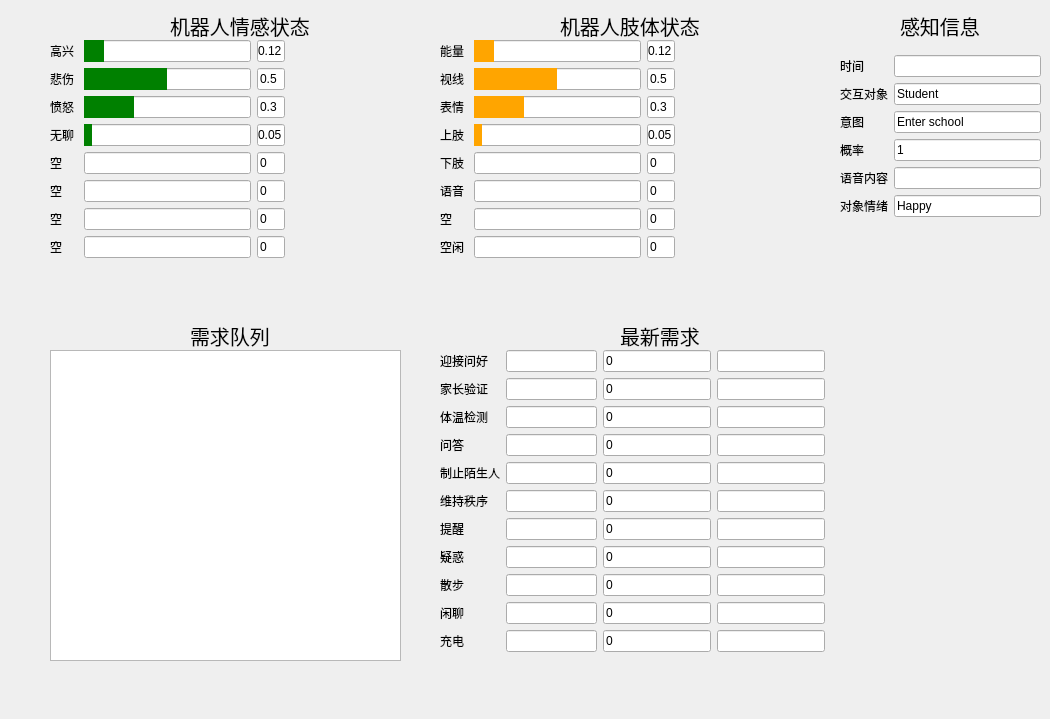
  <widget class="QWidget" name="centralwidget">
   <widget class="QLabel" name="label_17">
    <property name="geometry">
     <rect>
      <x>170</x>
      <y>10</y>
      <width>141</width>
      <height>31</height>
     </rect>
    </property>
    <property name="font">
     <font>
      <pointsize>15</pointsize>
     </font>
    </property>
    <property name="text">
     <string>机器人情感状态</string>
    </property>
   </widget>
   <widget class="QWidget" name="gridLayoutWidget">
    <property name="geometry">
     <rect>
      <x>50</x>
      <y>40</y>
      <width>381</width>
      <height>269</height>
     </rect>
    </property>
    <layout class="QGridLayout" name="gridLayout_2" columnstretch="1,6,1">
     <property name="sizeConstraint">
      <enum>QLayout::SetFixedSize</enum>
     </property>
     <item row="0" column="1">
      <widget class="QProgressBar" name="progressBar_emotion1">
       <property name="styleSheet">
        <string notr="true">QProgressBar::chunk{background:green}</string>
       </property>
       <property name="value">
        <number>12</number>
       </property>
       <property name="textVisible">
        <bool>false</bool>
       </property>
      </widget>
     </item>
     <item row="4" column="0">
      <widget class="QLabel" name="label_9">
       <property name="contextMenuPolicy">
        <enum>Qt::ActionsContextMenu</enum>
       </property>
       <property name="text">
        <string>空</string>
       </property>
      </widget>
     </item>
     <item row="2" column="1">
      <widget class="QProgressBar" name="progressBar_emotion3">
       <property name="styleSheet">
        <string notr="true">QProgressBar::chunk{background:green}</string>
       </property>
       <property name="value">
        <number>30</number>
       </property>
       <property name="textVisible">
        <bool>false</bool>
       </property>
      </widget>
     </item>
     <item row="0" column="2">
      <widget class="QLineEdit" name="lineEdit_emotion1">
       <property name="text">
        <string>0.12</string>
       </property>
      </widget>
     </item>
     <item row="3" column="2">
      <widget class="QLineEdit" name="lineEdit_emotion4">
       <property name="text">
        <string>0.05</string>
       </property>
      </widget>
     </item>
     <item row="0" column="0">
      <widget class="QLabel" name="label_5">
       <property name="text">
        <string>高兴</string>
       </property>
      </widget>
     </item>
     <item row="2" column="0">
      <widget class="QLabel" name="label_7">
       <property name="text">
        <string>愤怒</string>
       </property>
      </widget>
     </item>
     <item row="3" column="0">
      <widget class="QLabel" name="label_8">
       <property name="text">
        <string>无聊</string>
       </property>
      </widget>
     </item>
     <item row="2" column="2">
      <widget class="QLineEdit" name="lineEdit_emotion3">
       <property name="text">
        <string>0.3</string>
       </property>
      </widget>
     </item>
     <item row="5" column="0">
      <widget class="QLabel" name="label_10">
       <property name="contextMenuPolicy">
        <enum>Qt::ActionsContextMenu</enum>
       </property>
       <property name="text">
        <string>空</string>
       </property>
      </widget>
     </item>
     <item row="7" column="0">
      <widget class="QLabel" name="label_12">
       <property name="contextMenuPolicy">
        <enum>Qt::ActionsContextMenu</enum>
       </property>
       <property name="text">
        <string>空</string>
       </property>
      </widget>
     </item>
     <item row="1" column="1">
      <widget class="QProgressBar" name="progressBar_emotion2">
       <property name="styleSheet">
        <string notr="true">QProgressBar::chunk{background:green}</string>
       </property>
       <property name="value">
        <number>50</number>
       </property>
       <property name="textVisible">
        <bool>false</bool>
       </property>
      </widget>
     </item>
     <item row="1" column="2">
      <widget class="QLineEdit" name="lineEdit_emotion2">
       <property name="text">
        <string>0.5</string>
       </property>
      </widget>
     </item>
     <item row="1" column="0">
      <widget class="QLabel" name="label_6">
       <property name="text">
        <string>悲伤</string>
       </property>
      </widget>
     </item>
     <item row="6" column="0">
      <widget class="QLabel" name="label_11">
       <property name="contextMenuPolicy">
        <enum>Qt::ActionsContextMenu</enum>
       </property>
       <property name="text">
        <string>空</string>
       </property>
      </widget>
     </item>
     <item row="3" column="1">
      <widget class="QProgressBar" name="progressBar_emotion4">
       <property name="styleSheet">
        <string notr="true">QProgressBar::chunk{background:green}</string>
       </property>
       <property name="value">
        <number>5</number>
       </property>
       <property name="textVisible">
        <bool>false</bool>
       </property>
      </widget>
     </item>
     <item row="4" column="1">
      <widget class="QProgressBar" name="progressBar_emotion5">
       <property name="styleSheet">
        <string notr="true">QProgressBar::chunk{background:green}</string>
       </property>
       <property name="value">
        <number>0</number>
       </property>
       <property name="textVisible">
        <bool>false</bool>
       </property>
      </widget>
     </item>
     <item row="5" column="1">
      <widget class="QProgressBar" name="progressBar_emotion6">
       <property name="styleSheet">
        <string notr="true">QProgressBar::chunk{background:green}</string>
       </property>
       <property name="value">
        <number>0</number>
       </property>
       <property name="textVisible">
        <bool>false</bool>
       </property>
      </widget>
     </item>
     <item row="6" column="1">
      <widget class="QProgressBar" name="progressBar_emotion7">
       <property name="styleSheet">
        <string notr="true">QProgressBar::chunk{background:green}</string>
       </property>
       <property name="value">
        <number>0</number>
       </property>
       <property name="textVisible">
        <bool>false</bool>
       </property>
      </widget>
     </item>
     <item row="7" column="1">
      <widget class="QProgressBar" name="progressBar_emotion8">
       <property name="styleSheet">
        <string notr="true">QProgressBar::chunk{background:green}</string>
       </property>
       <property name="value">
        <number>0</number>
       </property>
       <property name="textVisible">
        <bool>false</bool>
       </property>
      </widget>
     </item>
     <item row="4" column="2">
      <widget class="QLineEdit" name="lineEdit_emotion5">
       <property name="text">
        <string>0</string>
       </property>
      </widget>
     </item>
     <item row="5" column="2">
      <widget class="QLineEdit" name="lineEdit_emotion6">
       <property name="text">
        <string>0</string>
       </property>
      </widget>
     </item>
     <item row="6" column="2">
      <widget class="QLineEdit" name="lineEdit_emotion7">
       <property name="text">
        <string>0</string>
       </property>
      </widget>
     </item>
     <item row="7" column="2">
      <widget class="QLineEdit" name="lineEdit_emotion8">
       <property name="text">
        <string>0</string>
       </property>
      </widget>
     </item>
    </layout>
   </widget>
   <widget class="QLabel" name="label_18">
    <property name="geometry">
     <rect>
      <x>560</x>
      <y>10</y>
      <width>141</width>
      <height>31</height>
     </rect>
    </property>
    <property name="font">
     <font>
      <pointsize>15</pointsize>
     </font>
    </property>
    <property name="text">
     <string>机器人肢体状态</string>
    </property>
   </widget>
   <widget class="QWidget" name="gridLayoutWidget_2">
    <property name="geometry">
     <rect>
      <x>440</x>
      <y>40</y>
      <width>381</width>
      <height>269</height>
     </rect>
    </property>
    <layout class="QGridLayout" name="gridLayout_3" columnstretch="1,6,1">
     <property name="sizeConstraint">
      <enum>QLayout::SetFixedSize</enum>
     </property>
     <item row="4" column="2">
      <widget class="QLineEdit" name="lineEdit_body5">
       <property name="text">
        <string>0</string>
       </property>
      </widget>
     </item>
     <item row="0" column="2">
      <widget class="QLineEdit" name="lineEdit_body1">
       <property name="text">
        <string>0.12</string>
       </property>
      </widget>
     </item>
     <item row="3" column="1">
      <widget class="QProgressBar" name="progressBar_body4">
       <property name="styleSheet">
        <string notr="true">QProgressBar::chunk{background:orange}</string>
       </property>
       <property name="value">
        <number>5</number>
       </property>
       <property name="textVisible">
        <bool>false</bool>
       </property>
      </widget>
     </item>
     <item row="5" column="1">
      <widget class="QProgressBar" name="progressBar_body6">
       <property name="styleSheet">
        <string notr="true">QProgressBar::chunk{background:orange}</string>
       </property>
       <property name="value">
        <number>0</number>
       </property>
       <property name="textVisible">
        <bool>false</bool>
       </property>
      </widget>
     </item>
     <item row="6" column="1">
      <widget class="QProgressBar" name="progressBar_body7">
       <property name="styleSheet">
        <string notr="true">QProgressBar::chunk{background:orange}</string>
       </property>
       <property name="value">
        <number>0</number>
       </property>
       <property name="textVisible">
        <bool>false</bool>
       </property>
      </widget>
     </item>
     <item row="5" column="2">
      <widget class="QLineEdit" name="lineEdit_body6">
       <property name="text">
        <string>0</string>
       </property>
      </widget>
     </item>
     <item row="7" column="1">
      <widget class="QProgressBar" name="progressBar_body8_atwork">
       <property name="styleSheet">
        <string notr="true">QProgressBar::chunk{background:orange}</string>
       </property>
       <property name="value">
        <number>0</number>
       </property>
       <property name="textVisible">
        <bool>false</bool>
       </property>
      </widget>
     </item>
     <item row="3" column="2">
      <widget class="QLineEdit" name="lineEdit_body4">
       <property name="text">
        <string>0.05</string>
       </property>
      </widget>
     </item>
     <item row="0" column="1">
      <widget class="QProgressBar" name="progressBar_body1">
       <property name="styleSheet">
        <string notr="true">QProgressBar::chunk{background:orange}</string>
       </property>
       <property name="value">
        <number>12</number>
       </property>
       <property name="textVisible">
        <bool>false</bool>
       </property>
      </widget>
     </item>
     <item row="1" column="2">
      <widget class="QLineEdit" name="lineEdit_body2">
       <property name="text">
        <string>0.5</string>
       </property>
      </widget>
     </item>
     <item row="1" column="1">
      <widget class="QProgressBar" name="progressBar_body2">
       <property name="styleSheet">
        <string notr="true">QProgressBar::chunk{background:orange}</string>
       </property>
       <property name="value">
        <number>50</number>
       </property>
       <property name="textVisible">
        <bool>false</bool>
       </property>
      </widget>
     </item>
     <item row="4" column="1">
      <widget class="QProgressBar" name="progressBar_body5">
       <property name="styleSheet">
        <string notr="true">QProgressBar::chunk{background:orange}</string>
       </property>
       <property name="value">
        <number>0</number>
       </property>
       <property name="textVisible">
        <bool>false</bool>
       </property>
      </widget>
     </item>
     <item row="6" column="2">
      <widget class="QLineEdit" name="lineEdit_body7">
       <property name="text">
        <string>0</string>
       </property>
      </widget>
     </item>
     <item row="2" column="1">
      <widget class="QProgressBar" name="progressBar_body3">
       <property name="styleSheet">
        <string notr="true">QProgressBar::chunk{background:orange}</string>
       </property>
       <property name="value">
        <number>30</number>
       </property>
       <property name="textVisible">
        <bool>false</bool>
       </property>
      </widget>
     </item>
     <item row="2" column="2">
      <widget class="QLineEdit" name="lineEdit_body3">
       <property name="text">
        <string>0.3</string>
       </property>
      </widget>
     </item>
     <item row="7" column="2">
      <widget class="QLineEdit" name="lineEdit_body8">
       <property name="text">
        <string>0</string>
       </property>
      </widget>
     </item>
     <item row="0" column="0">
      <widget class="QLabel" name="label_43">
       <property name="text">
        <string>能量</string>
       </property>
      </widget>
     </item>
     <item row="1" column="0">
      <widget class="QLabel" name="label_49">
       <property name="text">
        <string>视线</string>
       </property>
      </widget>
     </item>
     <item row="2" column="0">
      <widget class="QLabel" name="label_50">
       <property name="text">
        <string>表情</string>
       </property>
      </widget>
     </item>
     <item row="3" column="0">
      <widget class="QLabel" name="label_51">
       <property name="text">
        <string>上肢</string>
       </property>
      </widget>
     </item>
     <item row="4" column="0">
      <widget class="QLabel" name="label_52">
       <property name="contextMenuPolicy">
        <enum>Qt::ActionsContextMenu</enum>
       </property>
       <property name="text">
        <string>下肢</string>
       </property>
      </widget>
     </item>
     <item row="5" column="0">
      <widget class="QLabel" name="label_53">
       <property name="contextMenuPolicy">
        <enum>Qt::ActionsContextMenu</enum>
       </property>
       <property name="text">
        <string>语音</string>
       </property>
      </widget>
     </item>
     <item row="6" column="0">
      <widget class="QLabel" name="label_54">
       <property name="contextMenuPolicy">
        <enum>Qt::ActionsContextMenu</enum>
       </property>
       <property name="text">
        <string>空</string>
       </property>
      </widget>
     </item>
     <item row="7" column="0">
      <widget class="QLabel" name="label_55">
       <property name="contextMenuPolicy">
        <enum>Qt::ActionsContextMenu</enum>
       </property>
       <property name="text">
        <string>空闲</string>
       </property>
      </widget>
     </item>
    </layout>
   </widget>
   <widget class="QLabel" name="label_36">
    <property name="geometry">
     <rect>
      <x>900</x>
      <y>10</y>
      <width>81</width>
      <height>31</height>
     </rect>
    </property>
    <property name="font">
     <font>
      <pointsize>15</pointsize>
     </font>
    </property>
    <property name="text">
     <string>感知信息</string>
    </property>
   </widget>
   <widget class="QLabel" name="label_23">
    <property name="geometry">
     <rect>
      <x>190</x>
      <y>320</y>
      <width>81</width>
      <height>31</height>
     </rect>
    </property>
    <property name="font">
     <font>
      <pointsize>15</pointsize>
     </font>
    </property>
    <property name="text">
     <string>需求队列</string>
    </property>
   </widget>
   <widget class="QWidget" name="formLayoutWidget_3">
    <property name="geometry">
     <rect>
      <x>840</x>
      <y>40</y>
      <width>201</width>
      <height>191</height>
     </rect>
    </property>
    <layout class="QFormLayout" name="formLayout_5">
     <property name="formAlignment">
      <set>Qt::AlignCenter</set>
     </property>
     <item row="0" column="0">
      <widget class="QLabel" name="label_28">
       <property name="text">
        <string>时间</string>
       </property>
      </widget>
     </item>
     <item row="0" column="1">
      <widget class="QLineEdit" name="lineEdit_per_time">
       <property name="text">
        <string/>
       </property>
      </widget>
     </item>
     <item row="1" column="0">
      <widget class="QLabel" name="label_29">
       <property name="text">
        <string>交互对象</string>
       </property>
      </widget>
     </item>
     <item row="2" column="0">
      <widget class="QLabel" name="label_30">
       <property name="text">
        <string>意图</string>
       </property>
      </widget>
     </item>
     <item row="2" column="1">
      <widget class="QLineEdit" name="lineEdit_per_intention">
       <property name="text">
        <string>Enter school</string>
       </property>
      </widget>
     </item>
     <item row="3" column="0">
      <widget class="QLabel" name="label_31">
       <property name="text">
        <string>概率</string>
       </property>
      </widget>
     </item>
     <item row="3" column="1">
      <widget class="QLineEdit" name="lineEdit_per_p">
       <property name="text">
        <string>1</string>
       </property>
      </widget>
     </item>
     <item row="4" column="0">
      <widget class="QLabel" name="label_32">
       <property name="contextMenuPolicy">
        <enum>Qt::ActionsContextMenu</enum>
       </property>
       <property name="text">
        <string>语音内容</string>
       </property>
      </widget>
     </item>
     <item row="4" column="1">
      <widget class="QLineEdit" name="lineEdit_per_speech">
       <property name="text">
        <string/>
       </property>
      </widget>
     </item>
     <item row="5" column="0">
      <widget class="QLabel" name="label_33">
       <property name="contextMenuPolicy">
        <enum>Qt::ActionsContextMenu</enum>
       </property>
       <property name="text">
        <string>对象情绪</string>
       </property>
      </widget>
     </item>
     <item row="5" column="1">
      <widget class="QLineEdit" name="lineEdit_per_personEmotion">
       <property name="text">
        <string>Happy</string>
       </property>
      </widget>
     </item>
     <item row="1" column="1">
      <widget class="QLineEdit" name="lineEdit_per_person">
       <property name="text">
        <string>Student</string>
       </property>
      </widget>
     </item>
    </layout>
   </widget>
   <widget class="QListWidget" name="listWidget">
    <property name="geometry">
     <rect>
      <x>50</x>
      <y>350</y>
      <width>351</width>
      <height>311</height>
     </rect>
    </property>
    <property name="layoutMode">
     <enum>QListView::SinglePass</enum>
    </property>
   </widget>
   <widget class="QLabel" name="label_56">
    <property name="geometry">
     <rect>
      <x>620</x>
      <y>320</y>
      <width>81</width>
      <height>31</height>
     </rect>
    </property>
    <property name="font">
     <font>
      <pointsize>15</pointsize>
     </font>
    </property>
    <property name="text">
     <string>最新需求</string>
    </property>
   </widget>
   <widget class="QWidget" name="gridLayoutWidget_3">
    <property name="geometry">
     <rect>
      <x>440</x>
      <y>350</y>
      <width>471</width>
      <height>360</height>
     </rect>
    </property>
    <layout class="QGridLayout" name="gridLayout_4" columnstretch="2,0,0,0">
     <property name="sizeConstraint">
      <enum>QLayout::SetFixedSize</enum>
     </property>
     <item row="0" column="2">
      <widget class="QLineEdit" name="lineEdit_need_greet">
       <property name="text">
        <string>0</string>
       </property>
      </widget>
     </item>
     <item row="1" column="1">
      <widget class="QProgressBar" name="progressBar_need_parent_ensure">
       <property name="styleSheet">
        <string notr="true">QProgressBar::chunk{background:blue}</string>
       </property>
       <property name="value">
        <number>0</number>
       </property>
       <property name="textVisible">
        <bool>false</bool>
       </property>
      </widget>
     </item>
     <item row="2" column="1">
      <widget class="QProgressBar" name="progressBar_need_tempareture_check">
       <property name="styleSheet">
        <string notr="true">QProgressBar::chunk{background:blue}</string>
       </property>
       <property name="value">
        <number>0</number>
       </property>
       <property name="textVisible">
        <bool>false</bool>
       </property>
      </widget>
     </item>
     <item row="8" column="2">
      <widget class="QLineEdit" name="lineEdit_need_wander">
       <property name="text">
        <string>0</string>
       </property>
      </widget>
     </item>
     <item row="2" column="2">
      <widget class="QLineEdit" name="lineEdit_need_tempareture_check">
       <property name="text">
        <string>0</string>
       </property>
      </widget>
     </item>
     <item row="7" column="1">
      <widget class="QProgressBar" name="progressBar_need_question">
       <property name="styleSheet">
        <string notr="true">QProgressBar::chunk{background:blue}</string>
       </property>
       <property name="value">
        <number>0</number>
       </property>
       <property name="textVisible">
        <bool>false</bool>
       </property>
      </widget>
     </item>
     <item row="10" column="1">
      <widget class="QProgressBar" name="progressBar_need_charge">
       <property name="styleSheet">
        <string notr="true">QProgressBar::chunk{background:blue}</string>
       </property>
       <property name="value">
        <number>0</number>
       </property>
       <property name="textVisible">
        <bool>false</bool>
       </property>
      </widget>
     </item>
     <item row="7" column="2">
      <widget class="QLineEdit" name="lineEdit_need_question">
       <property name="text">
        <string>0</string>
       </property>
      </widget>
     </item>
     <item row="9" column="2">
      <widget class="QLineEdit" name="lineEdit_need_chat">
       <property name="text">
        <string>0</string>
       </property>
      </widget>
     </item>
     <item row="3" column="1">
      <widget class="QProgressBar" name="progressBar_need_answer">
       <property name="styleSheet">
        <string notr="true">QProgressBar::chunk{background:blue}</string>
       </property>
       <property name="value">
        <number>0</number>
       </property>
       <property name="textVisible">
        <bool>false</bool>
       </property>
      </widget>
     </item>
     <item row="3" column="2">
      <widget class="QLineEdit" name="lineEdit_need_answer">
       <property name="text">
        <string>0</string>
       </property>
      </widget>
     </item>
     <item row="10" column="2">
      <widget class="QLineEdit" name="lineEdit_need_charge">
       <property name="text">
        <string>0</string>
       </property>
      </widget>
     </item>
     <item row="1" column="2">
      <widget class="QLineEdit" name="lineEdit_need_parent_ensure">
       <property name="text">
        <string>0</string>
       </property>
      </widget>
     </item>
     <item row="9" column="1">
      <widget class="QProgressBar" name="progressBar_need_chat">
       <property name="styleSheet">
        <string notr="true">QProgressBar::chunk{background:blue}</string>
       </property>
       <property name="value">
        <number>0</number>
       </property>
       <property name="textVisible">
        <bool>false</bool>
       </property>
      </widget>
     </item>
     <item row="8" column="1">
      <widget class="QProgressBar" name="progressBar_need_wander">
       <property name="styleSheet">
        <string notr="true">QProgressBar::chunk{background:blue}</string>
       </property>
       <property name="value">
        <number>0</number>
       </property>
       <property name="textVisible">
        <bool>false</bool>
       </property>
      </widget>
     </item>
     <item row="0" column="1">
      <widget class="QProgressBar" name="progressBar_need_greet">
       <property name="styleSheet">
        <string notr="true">QProgressBar::chunk{background:blue}</string>
       </property>
       <property name="value">
        <number>0</number>
       </property>
       <property name="textVisible">
        <bool>false</bool>
       </property>
      </widget>
     </item>
     <item row="0" column="0">
      <widget class="QLabel" name="label_57">
       <property name="text">
        <string>迎接问好</string>
       </property>
      </widget>
     </item>
     <item row="1" column="0">
      <widget class="QLabel" name="label_58">
       <property name="text">
        <string>家长验证</string>
       </property>
      </widget>
     </item>
     <item row="2" column="0">
      <widget class="QLabel" name="label_59">
       <property name="text">
        <string>体温检测</string>
       </property>
      </widget>
     </item>
     <item row="3" column="0">
      <widget class="QLabel" name="label_60">
       <property name="text">
        <string>问答</string>
       </property>
      </widget>
     </item>
     <item row="7" column="0">
      <widget class="QLabel" name="label_61">
       <property name="contextMenuPolicy">
        <enum>Qt::ActionsContextMenu</enum>
       </property>
       <property name="text">
        <string>疑惑</string>
       </property>
      </widget>
     </item>
     <item row="8" column="0">
      <widget class="QLabel" name="label_62">
       <property name="contextMenuPolicy">
        <enum>Qt::ActionsContextMenu</enum>
       </property>
       <property name="text">
        <string>散步</string>
       </property>
      </widget>
     </item>
     <item row="9" column="0">
      <widget class="QLabel" name="label_63">
       <property name="contextMenuPolicy">
        <enum>Qt::ActionsContextMenu</enum>
       </property>
       <property name="text">
        <string>闲聊</string>
       </property>
      </widget>
     </item>
     <item row="10" column="0">
      <widget class="QLabel" name="label_64">
       <property name="contextMenuPolicy">
        <enum>Qt::ActionsContextMenu</enum>
       </property>
       <property name="text">
        <string>充电</string>
       </property>
      </widget>
     </item>
     <item row="0" column="3">
      <widget class="QLineEdit" name="lineEdit_need_greet_2">
       <property name="text">
        <string/>
       </property>
      </widget>
     </item>
     <item row="1" column="3">
      <widget class="QLineEdit" name="lineEdit_need_parent_ensure_2">
       <property name="text">
        <string/>
       </property>
      </widget>
     </item>
     <item row="3" column="3">
      <widget class="QLineEdit" name="lineEdit_need_answer_2">
       <property name="text">
        <string/>
       </property>
      </widget>
     </item>
     <item row="2" column="3">
      <widget class="QLineEdit" name="lineEdit_need_tempareture_check_2">
       <property name="text">
        <string/>
       </property>
      </widget>
     </item>
     <item row="7" column="3">
      <widget class="QLineEdit" name="lineEdit_need_question_2">
       <property name="text">
        <string/>
       </property>
      </widget>
     </item>
     <item row="8" column="3">
      <widget class="QLineEdit" name="lineEdit_need_wander_2">
       <property name="text">
        <string/>
       </property>
      </widget>
     </item>
     <item row="9" column="3">
      <widget class="QLineEdit" name="lineEdit_need_chat_2">
       <property name="text">
        <string/>
       </property>
      </widget>
     </item>
     <item row="10" column="3">
      <widget class="QLineEdit" name="lineEdit_need_charge_2">
       <property name="text">
        <string/>
       </property>
      </widget>
     </item>
     <item row="4" column="0">
      <widget class="QLabel" name="label_65">
       <property name="contextMenuPolicy">
        <enum>Qt::ActionsContextMenu</enum>
       </property>
       <property name="text">
        <string>制止陌生人</string>
       </property>
      </widget>
     </item>
     <item row="5" column="0">
      <widget class="QLabel" name="label_66">
       <property name="contextMenuPolicy">
        <enum>Qt::ActionsContextMenu</enum>
       </property>
       <property name="text">
        <string>维持秩序</string>
       </property>
      </widget>
     </item>
     <item row="4" column="1">
      <widget class="QProgressBar" name="progressBar_need_StopStranger">
       <property name="styleSheet">
        <string notr="true">QProgressBar::chunk{background:blue}</string>
       </property>
       <property name="value">
        <number>0</number>
       </property>
       <property name="textVisible">
        <bool>false</bool>
       </property>
      </widget>
     </item>
     <item row="5" column="1">
      <widget class="QProgressBar" name="progressBar_need_KeepOrder">
       <property name="styleSheet">
        <string notr="true">QProgressBar::chunk{background:blue}</string>
       </property>
       <property name="value">
        <number>0</number>
       </property>
       <property name="textVisible">
        <bool>false</bool>
       </property>
      </widget>
     </item>
     <item row="4" column="2">
      <widget class="QLineEdit" name="lineEdit_need_StopStranger">
       <property name="text">
        <string>0</string>
       </property>
      </widget>
     </item>
     <item row="5" column="2">
      <widget class="QLineEdit" name="lineEdit_need_KeepOrder">
       <property name="text">
        <string>0</string>
       </property>
      </widget>
     </item>
     <item row="4" column="3">
      <widget class="QLineEdit" name="lineEdit_need_StopStranger_2">
       <property name="text">
        <string/>
       </property>
      </widget>
     </item>
     <item row="5" column="3">
      <widget class="QLineEdit" name="lineEdit_need_KeepOrder_2">
       <property name="text">
        <string/>
       </property>
      </widget>
     </item>
     <item row="6" column="1">
      <widget class="QProgressBar" name="progressBar_need_remind">
       <property name="styleSheet">
        <string notr="true">QProgressBar::chunk{background:blue}</string>
       </property>
       <property name="value">
        <number>0</number>
       </property>
       <property name="textVisible">
        <bool>false</bool>
       </property>
      </widget>
     </item>
     <item row="6" column="0">
      <widget class="QLabel" name="label_67">
       <property name="contextMenuPolicy">
        <enum>Qt::ActionsContextMenu</enum>
       </property>
       <property name="text">
        <string>提醒</string>
       </property>
      </widget>
     </item>
     <item row="6" column="2">
      <widget class="QLineEdit" name="lineEdit_need_remind">
       <property name="text">
        <string>0</string>
       </property>
      </widget>
     </item>
     <item row="6" column="3">
      <widget class="QLineEdit" name="lineEdit_need_remind_2">
       <property name="text">
        <string/>
       </property>
      </widget>
     </item>
    </layout>
   </widget>
  </widget>
